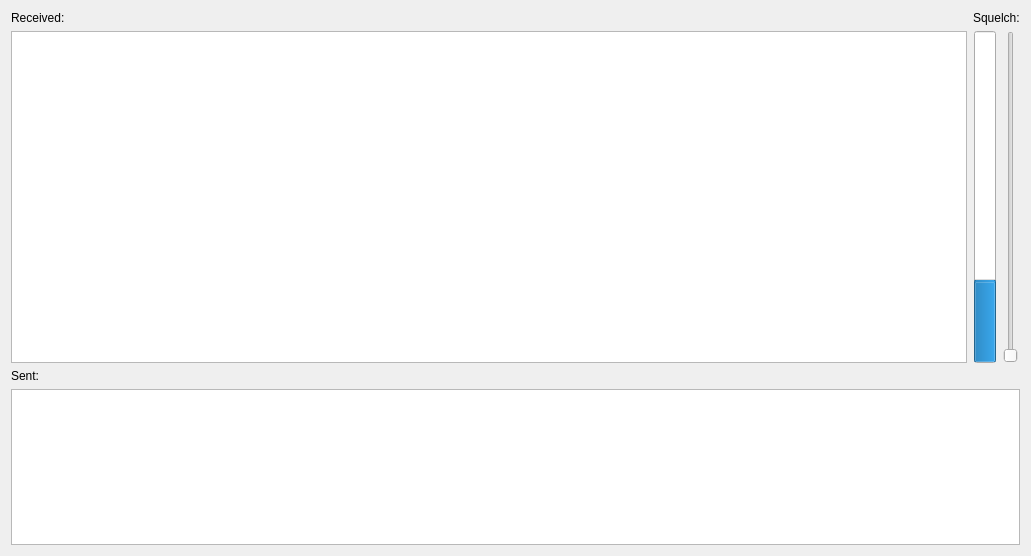
<?xml version="1.0" encoding="UTF-8"?>
<ui version="4.0">
 <class>Digital::Internal::Messenger</class>
 <widget class="QWidget" name="Digital::Internal::Messenger">
  <property name="geometry">
   <rect>
    <x>0</x>
    <y>0</y>
    <width>1031</width>
    <height>556</height>
   </rect>
  </property>
  <property name="windowTitle">
   <string>Form</string>
  </property>
  <layout class="QHBoxLayout" name="horizontalLayout" stretch="6">
   <item>
    <layout class="QVBoxLayout" name="verticalLayout_4" stretch="2,1">
     <item>
      <layout class="QHBoxLayout" name="horizontalLayout_3">
       <item>
        <layout class="QVBoxLayout" name="verticalLayout_2">
         <item>
          <widget class="QLabel" name="label_2">
           <property name="text">
            <string>Received:</string>
           </property>
          </widget>
         </item>
         <item>
          <widget class="QTextEdit" name="txtReceived">
           <property name="enabled">
            <bool>true</bool>
           </property>
           <property name="undoRedoEnabled">
            <bool>false</bool>
           </property>
           <property name="lineWrapMode">
            <enum>QTextEdit::NoWrap</enum>
           </property>
           <property name="readOnly">
            <bool>true</bool>
           </property>
          </widget>
         </item>
        </layout>
       </item>
       <item>
        <layout class="QVBoxLayout" name="verticalLayout_5">
         <item>
          <widget class="QLabel" name="label_4">
           <property name="text">
            <string>Squelch:</string>
           </property>
          </widget>
         </item>
         <item>
          <layout class="QHBoxLayout" name="horizontalLayout_2">
           <item>
            <widget class="QProgressBar" name="progressBar">
             <property name="value">
              <number>24</number>
             </property>
             <property name="textVisible">
              <bool>false</bool>
             </property>
             <property name="orientation">
              <enum>Qt::Vertical</enum>
             </property>
             <property name="invertedAppearance">
              <bool>false</bool>
             </property>
            </widget>
           </item>
           <item>
            <widget class="QSlider" name="verticalSlider">
             <property name="orientation">
              <enum>Qt::Vertical</enum>
             </property>
            </widget>
           </item>
          </layout>
         </item>
        </layout>
       </item>
      </layout>
     </item>
     <item>
      <layout class="QVBoxLayout" name="verticalLayout_3">
       <item>
        <widget class="QLabel" name="label_3">
         <property name="text">
          <string>Sent:</string>
         </property>
        </widget>
       </item>
       <item>
        <widget class="QTextEdit" name="txtSent">
         <property name="enabled">
          <bool>true</bool>
         </property>
        </widget>
       </item>
      </layout>
     </item>
    </layout>
   </item>
  </layout>
 </widget>
 <resources/>
 <connections/>
</ui>
